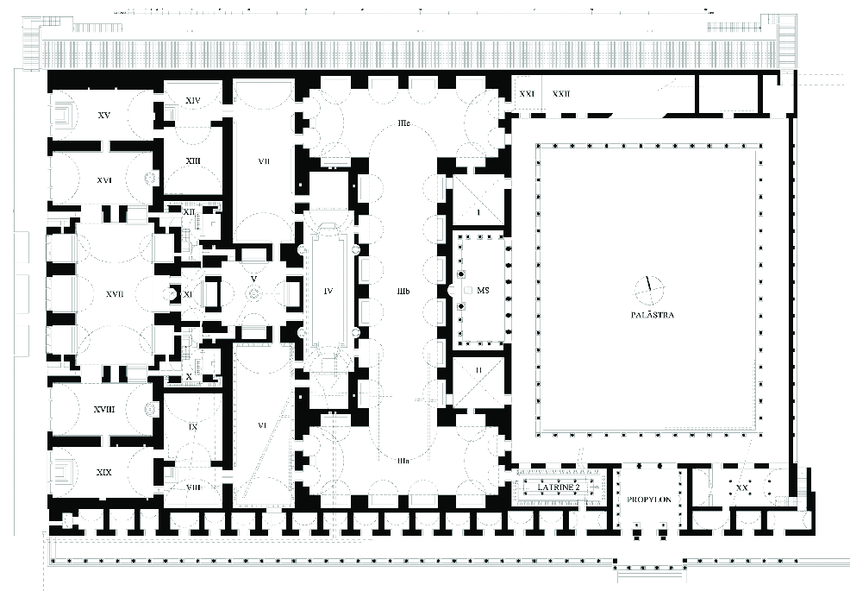
#> input picture ref/Ephesos-Gymnasion-of-Vedius-ground-plan-MS-Marmorsaal-resp-Kaisersaal.png, 850 x 591 px, found by its file name
$ python trace.py
#> lines starting #> are read from the running program, lines starting #| are printed output that depends on the picture; after the words box and inside, x2 and y2 are one past the last pixel; in counts of white or black regions, pixels touching at a corner belong together
"""Trace the ground plan of the Vedius Gymnasion into walls and columns for the 3D ruin (js/gymn.js).

    python3 tools/gymn/trace.py [refs/Ephesos-Gymnasion-of-Vedius-ground-plan-MS-Marmorsaal-resp-Kaisersaal.png]

Needs OpenCV (pip install opencv-python-headless). Writes assets/gymn/plan.json:
  { w, h,                       the plan image's size; all coordinates are its pixels (x right, y down)
    walls: [[outer, hole, ...]] each wall a polygon with its holes, [[x, y], ...]
    columns: [[x, y, r]] }      the small dots: columns of the palaestra and the street
The dark parts of the drawing are the walls. Thin lines (vault outlines, hatching) and the lettering are removed
by an opening of 2x2 px; what is left and is small and square is a column.
"""
import json, os, sys
import cv2
import numpy as np

root = os.path.join(os.path.dirname(__file__), "..", "..")
src = sys.argv[1] if len(sys.argv) > 1 else os.path.join(root, "refs", "Ephesos-Gymnasion-of-Vedius-ground-plan-MS-Marmorsaal-resp-Kaisersaal.png")
im = cv2.imread(src, cv2.IMREAD_GRAYSCALE)
#> im: shape (591, 850); min 0, max 255, mean 224.2
h, w = im.shape
#> h = 591; w = 850
dark = (im < 140).astype(np.uint8) * 255
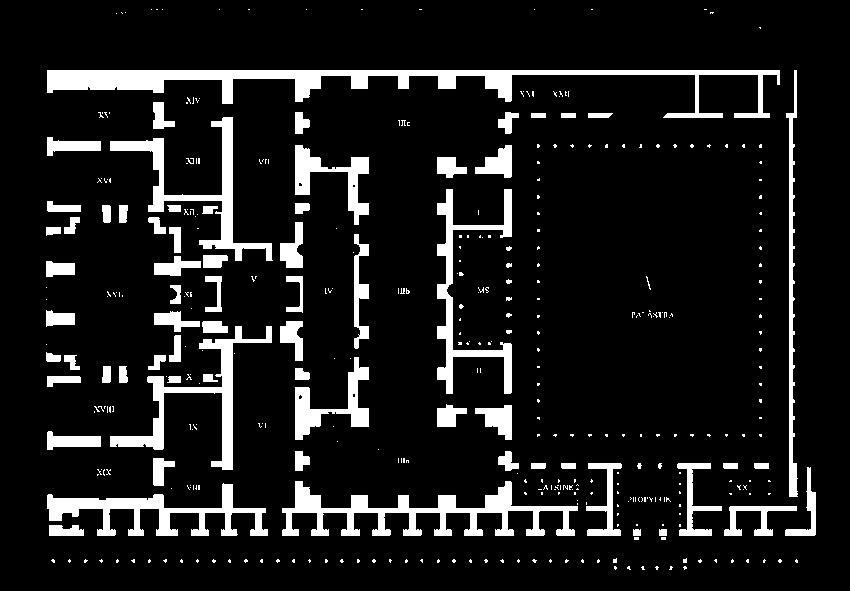
#> dark: shape (591, 850); 10.9% white; 409 white regions (334 under 20 px), largest, box (x1, y1, x2, y2) and area: (47, 70, 780, 118) 8982, (282, 481, 578, 536) 5387, (47, 483, 268, 536) 3863
solid = cv2.morphologyEx(dark, cv2.MORPH_OPEN, cv2.getStructuringElement(cv2.MORPH_RECT, (2, 2)))
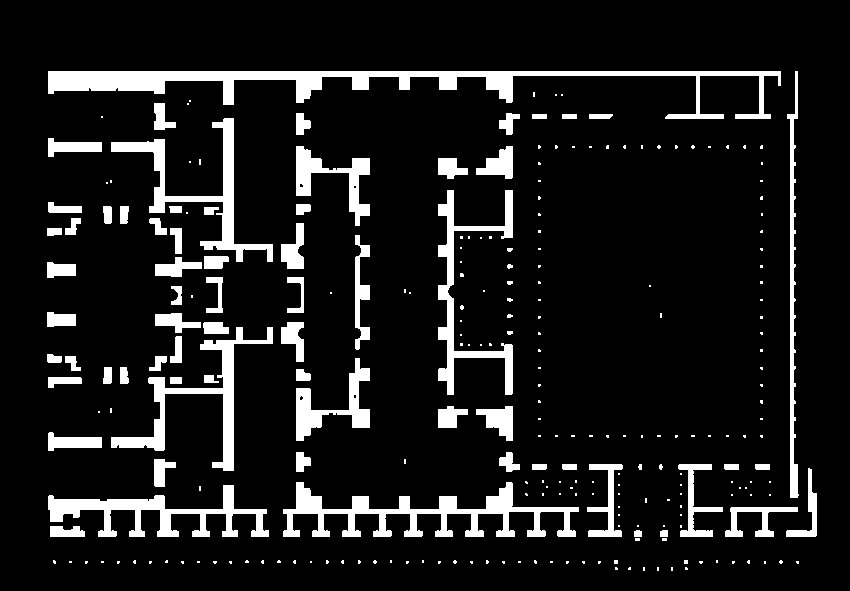
#> solid: shape (591, 850); 10.7% white; 259 white regions (187 under 20 px), largest, box (x1, y1, x2, y2) and area: (48, 71, 781, 119) 8980, (283, 482, 579, 537) 5378, (48, 485, 269, 537) 3851

n, lab, stats, cent = cv2.connectedComponentsWithStats(solid)
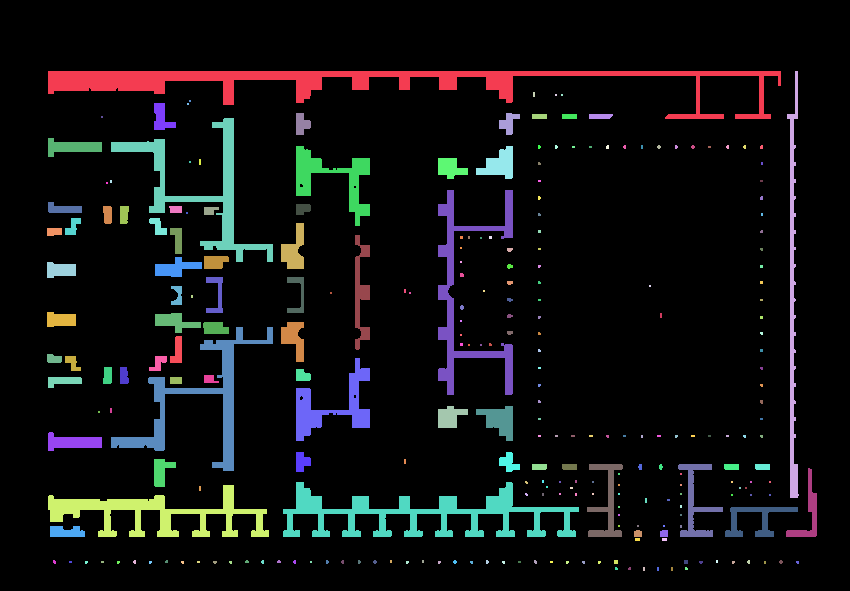
#> lab: shape (591, 850) int32; 260 distinct labels, from 0 to 259; one colour per label, 0 black
#> n = 260; stats = 260 rows, first 6: [0, 0, 850, 591, 448476], [48, 71, 733, 48, 8980], [787, 71, 12, 427, 1970], [533, 92, 2, 5, 10], [555, 94, 2, 2, 4], [561, 94, 2, 2, 4]; cent = 260 pairs, first value 53.53 to 807.8, second value 81.31 to 568.5
walls_mask = np.zeros_like(solid)
columns = []
for i in range(1, n):
    x, y, bw, bh, area = stats[i]
    if area < 6: continue                                    # specks, bits of lettering
    if area <= 40 and max(bw, bh) <= 8 and min(bw, bh) >= 2 and max(bw, bh) <= 2.2 * min(bw, bh):
        cx, cy = cent[i]
        columns.append([round(float(cx), 1), round(float(cy), 1), round(float(max(bw, bh)) / 2, 1)])
        continue
    walls_mask[lab == i] = 255
#> this loop made 259 passes
#> (x, y, bw, bh, area, cx, cy) on passes 67, 74, 80, 104: (507, 248, 6, 4, 20, 509.3, 249.2), (507, 264, 6, 5, 23, 509.3, 265.9), (507, 281, 6, 4, 21, 509.4, 282.3), (507, 331, 6, 4, 21, 509.4, 332.3)
#> (x, y, bw, bh, area) on passes 1, 2, 7, 9, 10, 11: (48, 71, 733, 48, 8980), (787, 71, 12, 427, 1970), (154, 103, 22, 27, 348), (296, 113, 15, 22, 237), (499, 113, 21, 22, 250), (532, 114, 15, 5, 75)
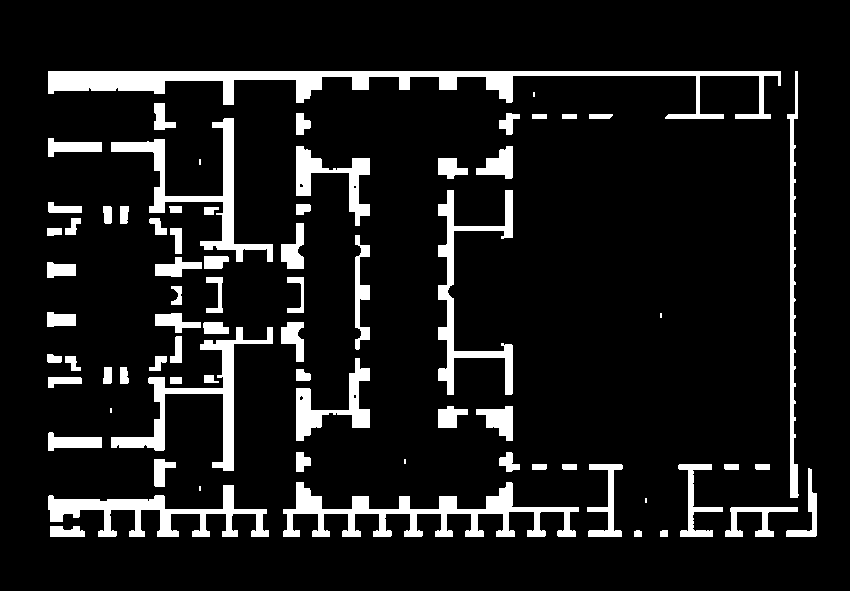
#> walls_mask: shape (591, 850); 10.4% white; 74 white regions (7 under 20 px)
#> after the loop, columns = 139 items, first 6: [538.8, 146.5, 2], [555.8, 146.5, 2], [607.1, 146.6, 2], [624.2, 146.5, 2], [641.5, 146.5, 2], [658.5, 146.5, 2]

# a column stands in a row: dots with no other dot near them are leftovers (room numbers, the north arrow)
columns = [c for c in columns if any(o is not c and (o[0] - c[0]) ** 2 + (o[1] - c[1]) ** 2 < 24 ** 2 for o in columns)]
#> columns = 132 items, first 6: [538.8, 146.5, 2], [555.8, 146.5, 2], [607.1, 146.6, 2], [624.2, 146.5, 2], [641.5, 146.5, 2], [658.5, 146.5, 2]

# outlines with their holes, simplified a little
contours, hier = cv2.findContours(walls_mask, cv2.RETR_CCOMP, cv2.CHAIN_APPROX_NONE)
#> contours = 78 contours, 11 with area under 20; largest, box (x1, y1, x2, y2) and area: (48, 71, 781, 119) 7942, (283, 482, 579, 537) 4664, (48, 485, 269, 537) 3378, (111, 118, 273, 262) 3228, (111, 327, 273, 471) 3204
walls = []
if hier is not None:
    hier = hier[0]
    simplify = lambda c: [[int(p[0][0]), int(p[0][1])] for p in cv2.approxPolyDP(c, 0.7, True)]
    for i, c in enumerate(contours):
        if hier[i][3] != -1: continue                        # a hole: added with its outer contour
        if cv2.contourArea(c) < 6: continue
        poly = [simplify(c)]
        j = hier[i][2]
        while j != -1:
            if cv2.contourArea(contours[j]) >= 4: poly.append(simplify(contours[j]))
            j = hier[j][0]
        if len(poly[0]) >= 3: walls.append(poly)
#> this loop made 78 passes

out = os.path.join(root, "assets", "gymn", "plan.json")
json.dump({ "w": w, "h": h, "walls": walls, "columns": columns }, open(out, "w"), separators=(",", ":"))
print(f"{len(walls)} walls, {len(columns)} columns -> {out} ({os.path.getsize(out) // 1024} KB)")
#| 67 walls, 132 columns -> tools/gymn/../../assets/gymn/plan.json (16 KB)
